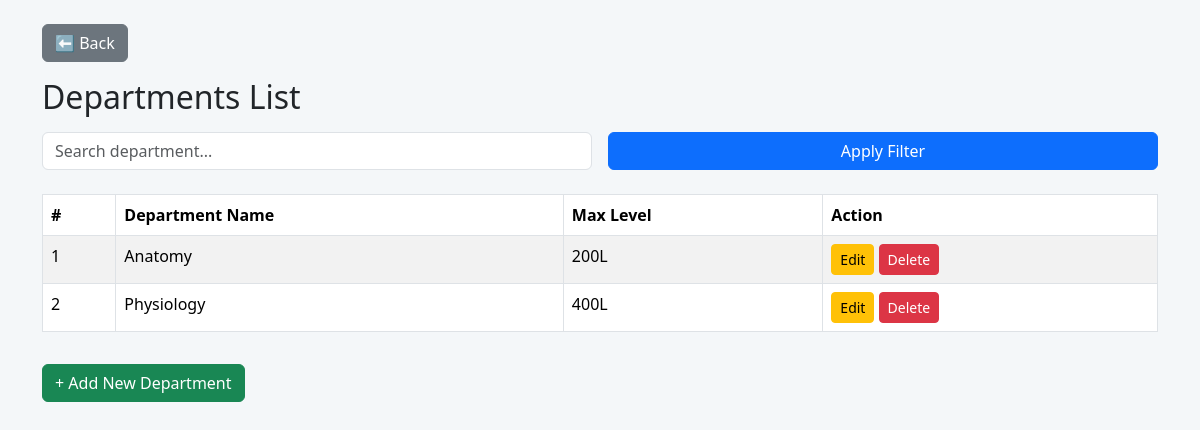
/admin/view_department.php (signed in), run on the app's committed database.
### tables this page shows
CREATE TABLE `department` (
  `id` int(11) NOT NULL,
  `department_name` varchar(150) NOT NULL,
  `max_level` int(11) NOT NULL DEFAULT 100
);

### admin/view_department.php (the view, shortened to what this page needs)
<?php
include '../includes/connect.php';
$search = $_GET['search'] ?? "";
$query = "SELECT * FROM department WHERE 1";
$query .= " ORDER BY department_name ASC";
$departments = $conn->query($query);
?>
<!DOCTYPE html>
<html>
<head>
    <link href="../assets/css/bootstrap.min.css" rel="stylesheet">
</head>
<body>
<div class="container mt-4">
    <a href="dashboard.php" class="btn btn-secondary mb-3">⬅ Back</a>
    <h2 class="mb-3">Departments List</h2>
    <form method="GET" class="row g-3 mb-4">
        <div class="col-md-6">
            <input type="text" name="search" value="<?= $search; ?>"
                   class="form-control" placeholder="Search department...">
        </div>
        <div class="col-md-6">
            <button class="btn btn-primary w-100">Apply Filter</button>
        </div>
    </form>
    <table class="table table-bordered table-striped">
        <thead>
        <tr>
            <th>#</th>
            <th>Department Name</th>
            <th>Max Level</th>
            <th>Action</th>
        </tr>
        </thead>
        <tbody>
        <?php
        $sn = 1;
        if ($departments->num_rows > 0) {
            while ($row = $departments->fetch_assoc()) { ?>
                <tr>
                    <td><?= $sn++; ?></td>
                    <td><?= $row['department_name']; ?></td>
                    <td><?= $row['max_level'] ?>L</td>
                    <td>
                        <a href="edit_department.php?id=<?= $row['id']; ?>"
                           class="btn btn-warning btn-sm">Edit</a>
                        <a href="view_department.php?delete=<?= $row['id']; ?>"
                           class="btn btn-danger btn-sm"
                           onclick="return confirm('Are you sure you want to delete this department?')">
                           Delete
                        </a>
                    </td>
                </tr>
        <?php }
        } else { ?>
            <tr>
                <td colspan="4" class="text-center text-danger">No department found!</td>
            </tr>
        <?php } ?>
        </tbody>
    </table>
    <a href="add_department.php" class="btn btn-success mt-3">+ Add New Department</a>
</div>
</body>
</html>

### admin/view_department.php (style rules this page uses)
body { background:#f4f7f9; }
.table thead { background:#1e3a8a; color:white; }

### data on the page
department: department_name "Anatomy", max_level "200"
department: department_name "Physiology", max_level "400"
